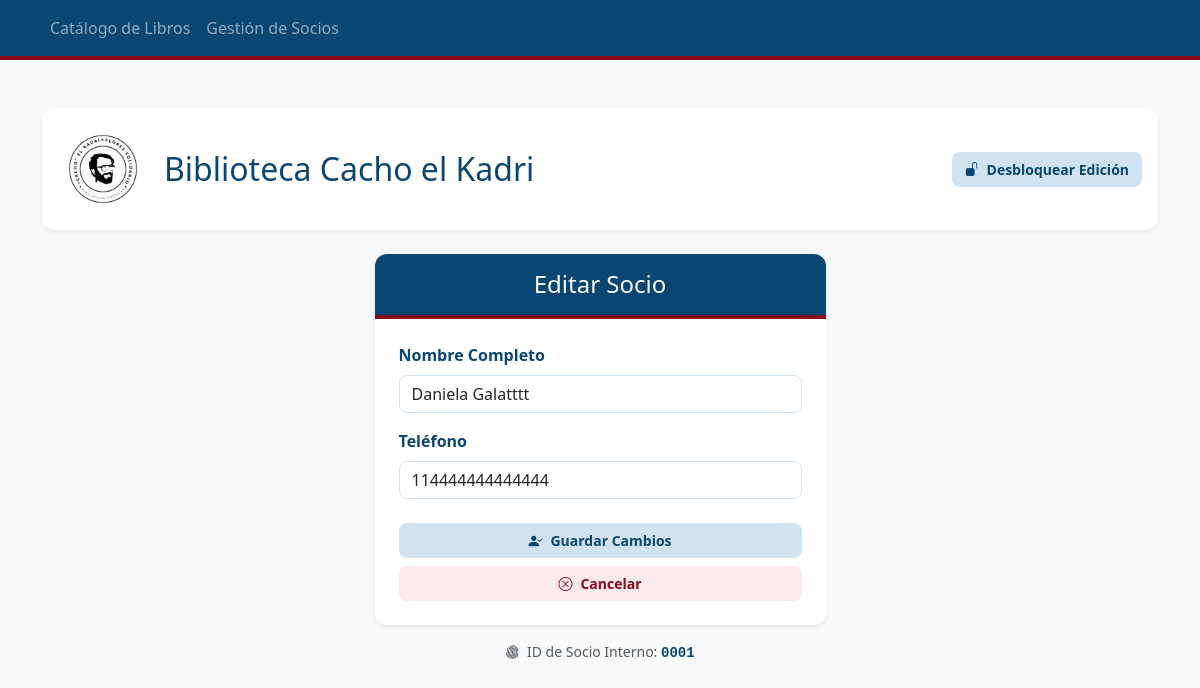
The app's page /editar_socio/1, older data.
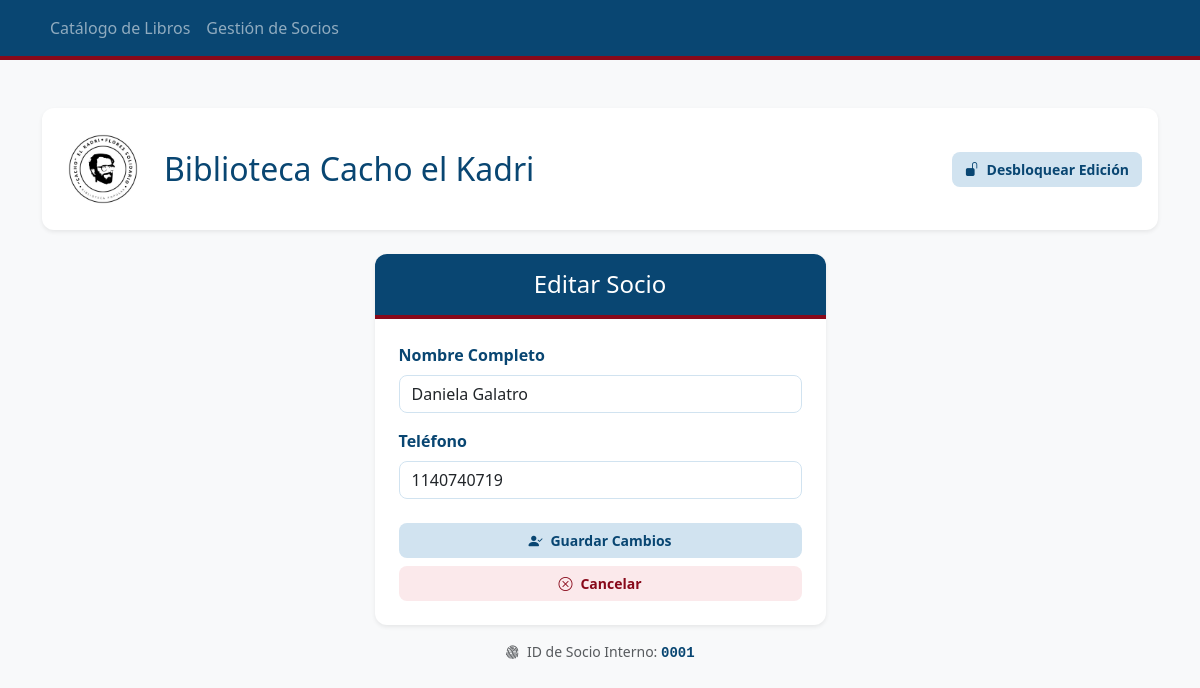
The same page, newer data.
### tables this page shows
CREATE TABLE Socios (
            id_socio INTEGER PRIMARY KEY AUTOINCREMENT,
            nombre_completo TEXT NOT NULL,
            telefono TEXT NOT NULL
        );

### app.py (the view)
@app.route('/editar_socio/<int:id_socio>')
def vista_editar_socio(id_socio):
    conexion = sqlite3.connect("biblioteca.db")
    cursor = conexion.cursor()
    cursor.execute("SELECT id_socio, nombre_completo, telefono FROM Socios WHERE id_socio = ?", (id_socio,))
    socio = cursor.fetchone()
    conexion.close()
    return render_template('editar_socio.html', socio=socio)

### templates/editar_socio.html (shortened to what this page needs)
{% extends 'layout.html' %}
{% block content %}
<div class="row justify-content-center mb-5">
    <div class="col-md-6 col-lg-5">
        <div class="card shadow-sm border-0" style="border-radius: 12px; overflow: hidden;">
            <div class="card-header text-white text-center py-3" style="background-color: #094672; border-bottom: 4px solid #88091a;">
                <h4 class="mb-0 font-weight-bold">Editar Socio</h4>
            </div>
            <div class="card-body p-4">
                <form action="/actualizar_socio" method="POST">
                    <div class="mb-3">
                        <label class="form-label fw-bold" style="color: #094672;">Nombre Completo</label>
                        <input type="text" name="nombre" class="form-control" value="{{ socio[1] }}" required style="border: 1px solid #d1e3f0; border-radius: 8px;">
                    </div>
                    <div class="mb-4">
                        <label class="form-label fw-bold" style="color: #094672;">Teléfono</label>
                        <input type="text" name="telefono" class="form-control" value="{{ socio[2] }}" style="border: 1px solid #d1e3f0; border-radius: 8px;">
                    </div>
                    <div class="d-grid gap-2">
                        <button type="submit" class="btn btn-success btn-lg py-2">
                            <i class="bi bi-person-check-fill me-2"></i>Guardar Cambios
                        </button>
                        <a href="/socios" class="btn btn-primary btn-lg py-2">
                            <i class="bi bi-x-circle me-2"></i>Cancelar
                        </a>
                    </div>
                </form>
            </div>
        </div>
        <p class="text-center mt-3 text-muted small">
            <i class="bi bi-fingerprint me-1"></i> ID de Socio Interno: <span style="font-family: monospace; font-weight: bold; color: #094672;">{{ "%04d" | format(socio[0]) }}</span>
        </p>
    </div>
</div>
{% endblock %}

Row changes from the older to the newer data that the page shows:
changed Socios "0001": nombre "Daniela Galatttt" → "Daniela Galatro"; telefono "114444444444444" → "1140740719"
